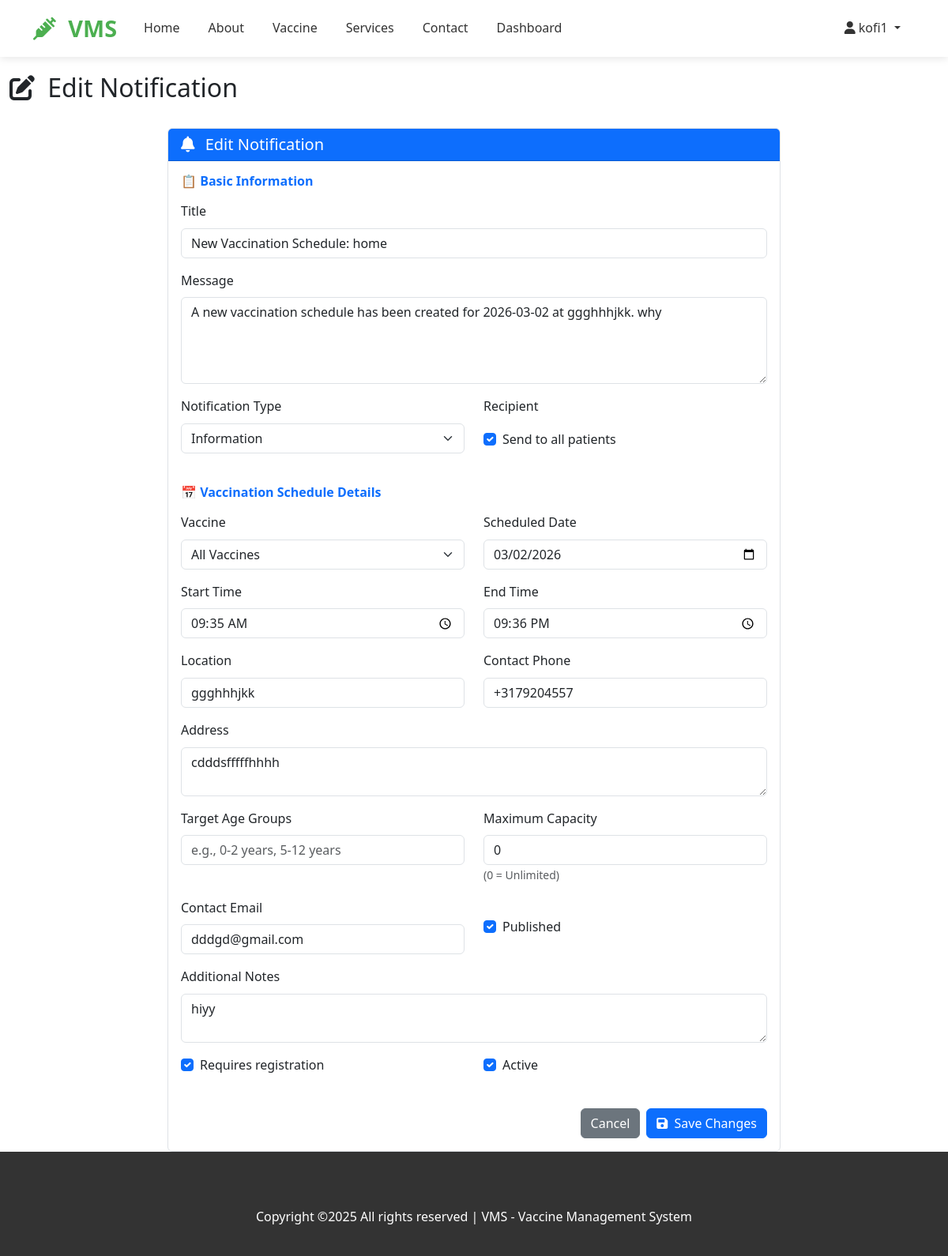
Screenshot of /notifications/edit/107/ (signed in) with the database file from the repository.
### vaccineapp/models.py (models this page shows, shortened)
class Notification(models.Model):
    NOTIFICATION_TYPES = [
        ("info", "Information"),
        ("success", "Success"),
        ("warning", "Warning"),
        ("danger", "Alert"),
    ]
    recipient = models.ForeignKey(
        User,
        on_delete=models.CASCADE,
        related_name="notifications",
        null=True,
        blank=True,
    )
    is_for_all = models.BooleanField(default=False, help_text="Send to all patients")
    title = models.CharField(max_length=200)
    message = models.TextField()
    notification_type = models.CharField(
        max_length=20, choices=NOTIFICATION_TYPES, default="info"
    )
    schedule = models.ForeignKey(
        "VaccinationSchedule",
        on_delete=models.SET_NULL,
        null=True,
        blank=True,
        related_name="notifications",
    )
    is_read = models.BooleanField(default=False)
    is_sent = models.BooleanField(default=False)
    created_by = models.ForeignKey(
        User, on_delete=models.SET_NULL, null=True, related_name="created_notifications"
    )
    created_at = models.DateTimeField(auto_now_add=True)
    sent_at = models.DateTimeField(null=True, blank=True)
    class Meta:
        ordering = ["-created_at"]

class VaccinationSchedule(models.Model):
    title = models.CharField(max_length=200, help_text="Title of the vaccination event")
    description = models.TextField(
        help_text="Detailed description of the vaccination event"
    )
    vaccine = models.ForeignKey(
        Vaccine,
        on_delete=models.SET_NULL,
        null=True,
        blank=True,
        related_name="schedules",
    )
    scheduled_date = models.DateField(help_text="Date of the vaccination event")
    start_time = models.TimeField(help_text="Start time of the event")
    end_time = models.TimeField(help_text="End time of the event")
    location = models.CharField(
        max_length=200, help_text="Location where vaccination will take place"
    )
    address = models.TextField(help_text="Full address of the location")
    target_age_groups = models.CharField(
        max_length=200,
        blank=True,
        null=True,
        help_text="Comma-separated age groups targeted",
    )
    is_for_all = models.BooleanField(
        default=True, help_text="Whether this is for all patients"
    )
    max_capacity = models.IntegerField(
        default=0, help_text="Maximum number of patients (0 for unlimited)"
    )
    registered_count = models.IntegerField(
        default=0, help_text="Number of patients registered"
    )
    requires_registration = models.BooleanField(
        default=True, help_text="Whether patients need to register"
    )
    is_active = models.BooleanField(
        default=True, help_text="Whether this schedule is active"
    )
    is_published = models.BooleanField(
        default=False, help_text="Whether this schedule is published to patients"
    )
    notes = models.TextField(
        blank=True, null=True, help_text="Additional notes for patients"
    )
    contact_phone = models.CharField(
        max_length=20, blank=True, null=True, help_text="Contact phone for inquiries"
    )
    contact_email = models.EmailField(
        blank=True, null=True, help_text="Contact email for inquiries"
    )
    created_by = models.ForeignKey(
        User, on_delete=models.SET_NULL, null=True, related_name="created_schedules"
    )
    created_at = models.DateTimeField(auto_now_add=True)
    updated_at = models.DateTimeField(auto_now=True)
    class Meta:
        ordering = ["-scheduled_date", "start_time"]
        verbose_name = "Vaccination Schedule"
        verbose_name_plural = "Vaccination Schedules"

### vaccineapp/views.py (the view, shortened to what this page needs)
# urls.py: path('notifications/edit/<int:notification_id>/', views.edit_notification, name='edit_notification'),
@login_required
def edit_notification(request, notification_id):
    notification = get_object_or_404(Notification, id=notification_id)
    if notification.recipient != request.user and not notification.is_for_all and not request.user.is_staff:
        messages.error(request, 'You do not have permission to edit this notification.')
        return redirect('my_notifications')
    next_url = request.GET.get('next', request.POST.get('next', 'my_notifications'))
    vaccines = Vaccine.objects.filter(is_active=True)
    context = {
        'notification': notification,
        'vaccines': vaccines,
        'next': next_url,
    }
    return render(request, 'edit_notification.html', context)

### vaccineapp/templates/edit_notification.html (shortened to what this page needs)
{% extends 'base.html' %}
{% load static %}
{% block content %}
<div class="container-fluid mt-4">
    <div class="row">
        <div class="col-12">
            <div class="d-flex justify-content-between align-items-center mb-4">
                <h1 class="h2">
                    <i class="fas fa-edit me-2"></i>
                    Edit Notification
                </h1>
            </div>
        </div>
    </div>
    <div class="row">
        <div class="col-md-8 mx-auto">
            <div class="card">
                <div class="card-header bg-primary text-white">
                    <h5 class="card-title mb-0">
                        <i class="fas fa-bell me-2"></i>
                        Edit Notification
                    </h5>
                </div>
                <div class="card-body">
                    <form method="post" action="{% url 'edit_notification' notification.id %}">
                        <h6 class="fw-bold text-primary mb-3">📋 Basic Information</h6>
                        <div class="mb-3">
                            <label class="form-label">Title</label>
                            <input type="text" class="form-control" name="title" value="{{ notification.title }}" required>
                        </div>
                        <div class="mb-3">
                            <label class="form-label">Message</label>
                            <textarea class="form-control" name="message" rows="4" required>{{ notification.message }}</textarea>
                        </div>
                        <div class="row">
                            <div class="col-md-6 mb-3">
                                <label class="form-label">Notification Type</label>
                                <select class="form-select" name="notification_type">
                                    <option value="info" {% if notification.notification_type == 'info' %}selected{% endif %}>Information</option>
                                </select>
                            </div>
                            <div class="col-md-6 mb-3">
                                <label class="form-label form-check-label">Recipient</label>
                                <div class="form-check mt-2">
                                    <input type="checkbox" class="form-check-input" name="is_for_all" id="isForAll" {% if notification.is_for_all %}checked{% endif %}>
                                    <label class="form-check-label" for="isForAll">Send to all patients</label>
                                </div>
                            </div>
                        </div>
                        {% if notification.schedule %}
                        <h6 class="fw-bold text-primary mt-4 mb-3">📅 Vaccination Schedule Details</h6>
                        <div class="row">
                            <div class="col-md-6 mb-3">
                                <label class="form-label">Vaccine</label>
                                <select class="form-select" name="vaccine_name">
                                    <option value="All Vaccines" {% if notification.schedule.vaccine.name == "All Vaccines" or not notification.schedule.vaccine %}selected{% endif %}>All Vaccines</option>
                                </select>
                            </div>
                            <div class="col-md-6 mb-3">
                                <label class="form-label">Scheduled Date</label>
                                <input type="date" class="form-control" name="scheduled_date" value="{{ notification.schedule.scheduled_date|date:'Y-m-d' }}" required>
                            </div>
                        </div>
                        <div class="row">
                            <div class="col-md-6 mb-3">
                                <label class="form-label">Start Time</label>
                                <input type="time" class="form-control" name="start_time" value="{{ notification.schedule.start_time|time:'H:i' }}" required>
                            </div>
                            <div class="col-md-6 mb-3">
                                <label class="form-label">End Time</label>
                                <input type="time" class="form-control" name="end_time" value="{{ notification.schedule.end_time|time:'H:i' }}" required>
                            </div>
                        </div>
                        <div class="row">
                            <div class="col-md-6 mb-3">
                                <label class="form-label">Location</label>
                                <input type="text" class="form-control" name="location" value="{{ notification.schedule.location }}" required>
                            </div>
                            <div class="col-md-6 mb-3">
                                <label class="form-label">Contact Phone</label>
                                <input type="text" class="form-control" name="contact_phone" value="{{ notification.schedule.contact_phone|default:'' }}">
                            </div>
                        </div>
                        <div class="mb-3">
                            <label class="form-label">Address</label>
                            <textarea class="form-control" name="address" rows="2">{{ notification.schedule.address|default:'' }}</textarea>
                        </div>
                        <div class="row">
                            <div class="col-md-6 mb-3">
                                <label class="form-label">Target Age Groups</label>
                                <input type="text" class="form-control" name="target_age_groups" value="{{ notification.schedule.target_age_groups|default:'' }}" placeholder="e.g., 0-2 years, 5-12 years">
                            </div>
                            <div class="col-md-6 mb-3">
                                <label class="form-label">Maximum Capacity</label>
                                <input type="number" class="form-control" name="max_capacity" value="{{ notification.schedule.max_capacity }}" min="0">
                                <small class="text-muted">(0 = Unlimited)</small>
                            </div>
                        </div>
                        <div class="row">
                            <div class="col-md-6 mb-3">
                                <label class="form-label">Contact Email</label>
                                <input type="email" class="form-control" name="contact_email" value="{{ notification.schedule.contact_email|default:'' }}" placeholder="clinic@example.com">
                            </div>
                            <div class="col-md-6 mb-3">
                                <div class="form-check mt-4">
                                    <input type="checkbox" class="form-check-input" name="is_published" id="isPublished" {% if notification.schedule.is_published %}checked{% endif %}>
                                    <label class="form-check-label" for="isPublished">Published</label>
                                </div>
                            </div>
                        </div>
                        <div class="mb-3">
                            <label class="form-label">Additional Notes</label>
                            <textarea class="form-control" name="notes" rows="2">{{ notification.schedule.notes|default:'' }}</textarea>
                        </div>
                        <div class="row">
                            <div class="col-md-6 mb-3">
                                <div class="form-check">
                                    <input type="checkbox" class="form-check-input" name="requires_registration" id="requiresRegistration" {% if notification.schedule.requires_registration %}checked{% endif %}>
                                    <label class="form-check-label" for="requiresRegistration">Requires registration</label>
                                </div>
                            </div>
                            <div class="col-md-6 mb-3">
                                <div class="form-check">
                                    <input type="checkbox" class="form-check-input" name="is_active" id="isActive" {% if notification.schedule.is_active %}checked{% endif %}>
                                    <label class="form-check-label" for="isActive">Active</label>
                                </div>
                            </div>
                        </div>
                        {% else %}
                        <div class="alert alert-info mt-3">
                            <i class="fas fa-info-circle me-2"></i>
                            This notification is not linked to any schedule.
                        </div>
                        {% endif %}
                        <div class="d-flex justify-content-end gap-2 mt-4">
                            <button type="button" class="btn btn-secondary" onclick="cancelForm()">Cancel</button>
                            <button type="submit" class="btn btn-primary">
                                <i class="fas fa-save me-1"></i> Save Changes
                            </button>
                        </div>
                    </form>
                </div>
            </div>
        </div>
    </div>
</div>
{% endblock %}

### vaccineapp/templates/base.html (shortened to what this page needs)
{% load static %}
<!DOCTYPE html>
<html lang="{{ request.session.language|default:'en' }}">
<head>
    <link href="https://cdn.jsdelivr.net/npm/bootstrap@5.3.0-alpha1/dist/css/bootstrap.min.css" rel="stylesheet">
    <link rel="stylesheet" href="https://cdnjs.cloudflare.com/ajax/libs/font-awesome/6.0.0/css/all.min.css">
    <link rel="stylesheet" href="{% static 'css/home.css' %}">
</head>
<body>
    <nav class="navbar navbar-expand-lg navbar-light fixed-top">
        <div class="container">
            <a class="navbar-brand" href="{% url 'index' %}">
                <i class="fas fa-syringe me-2"></i>
                VMS
            </a>
            <div class="collapse navbar-collapse" id="navbarNav">
                <ul class="navbar-nav me-auto">
                    <li class="nav-item">
                        <a class="nav-link" href="{% url 'index' %}">Home</a>
                    </li>
                    <li class="nav-item">
                        <a class="nav-link" href="{% url 'about' %}">About</a>
                    </li>
                    <li class="nav-item">
                        <a class="nav-link" href="{% url 'vaccine' %}">Vaccine</a>
                    </li>
                    <li class="nav-item">
                        <a class="nav-link" href="{% url 'service' %}">Services</a>
                    </li>
                    <li class="nav-item">
                        <a class="nav-link" href="{% url 'contact' %}">Contact</a>
                    </li>
                    <li class="nav-item">
                        <a class="nav-link" href="{% url 'dashboard' %}">Dashboard</a>
                    </li>
                </ul>
                <ul class="navbar-nav ms-auto">
                    <li class="nav-item dropdown">
                        <a class="nav-link dropdown-toggle" href="#" role="button" data-bs-toggle="dropdown">
                            <i class="fas fa-user me-1"></i>{{ user.username }}
                        </a>
                    </li>
                </ul>
            </div>
        </div>
    </nav>
    <div class="container mt-2">
        <div class="alert alert-info d-none d-md-block">
            <small>
            </small>
        </div>
    </div>
    <main>
        {% block content %}
        {% endblock %}
    </main>
    <footer class="footer">
        <div class="container">
            <div class="row">
                <div class="col-12 text-center">
                    <p>Copyright ©2025 All rights reserved | VMS - Vaccine Management System</p>
                </div>
            </div>
        </div>
    </footer>
</body>
</html>

### rows the page displays
Notification: title "New Vaccination Schedule: home", message "A new vaccination schedule has been created for 2026-03-02 at ggghhhjkk. why", notification_type "Information", is_for_all "☑", vaccine_name "All Vaccines", scheduled_date "03/02/2026", start_time "09:35", end_time "21:36", location "ggghhhjkk", contact_phone "+3179204557", address "cdddsfffffhhhh", max_capacity "0", contact_email "dddgd@gmail.com", schedule_id "☑", notes "hiyy"

### other values shown
{{ user.username }} "kofi1"
